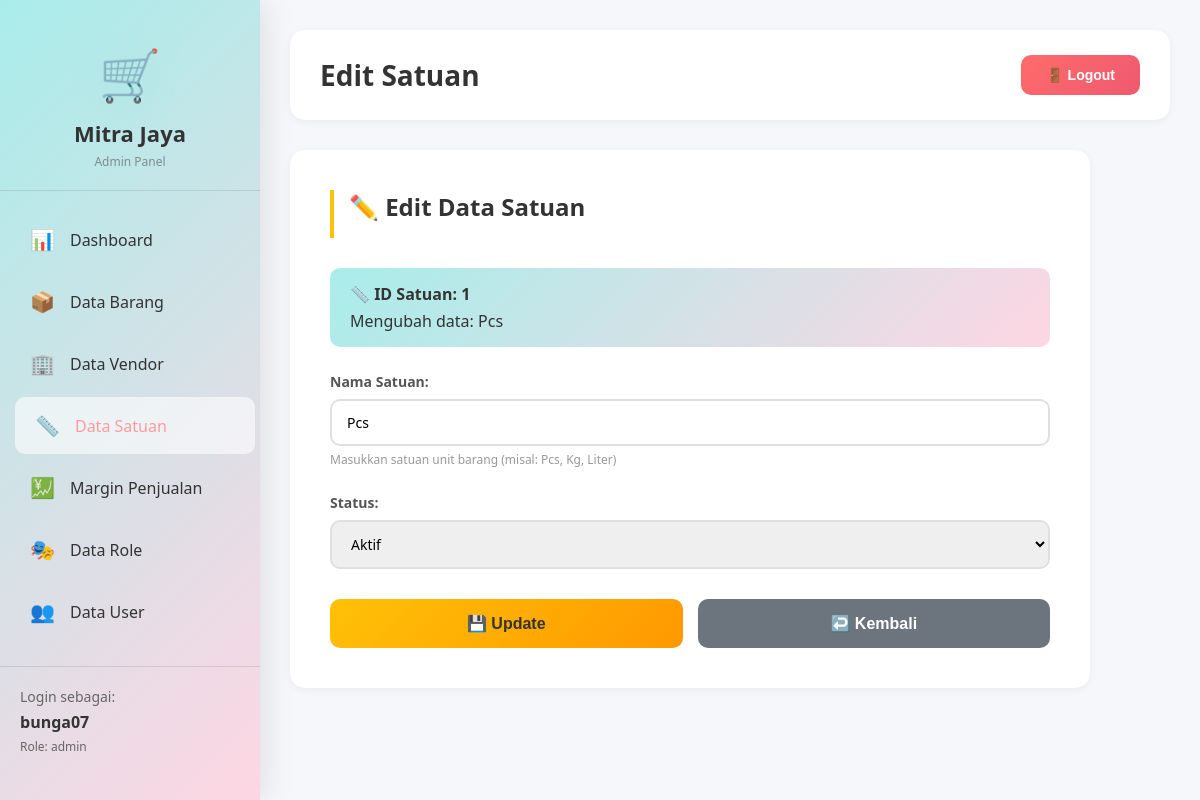
Screenshot of /satuan/updatesatuan.php?id=1 (signed in) with the database file from the repository.
### tables this page shows
CREATE TABLE `satuan` (
  `idsatuan` int(11) NOT NULL AUTO_INCREMENT,
  `nama_satuan` varchar(45) DEFAULT NULL,
  `status` tinyint(4) DEFAULT 1,
  PRIMARY KEY (`idsatuan`)
);

### satuan/updatesatuan.php (the view, shortened to what this page needs)
<?php
$is_super_admin = ($_SESSION['role_id'] == 2);
$host = 'localhost';
$dbname = 'db_mitrajayasupermarket';
$db_username = 'root';
$db_password = '';
$satuan = null;
try {
    $conn = new PDO("mysql:host=$host;dbname=$dbname", $db_username, $db_password);
    $conn->setAttribute(PDO::ATTR_ERRMODE, PDO::ERRMODE_EXCEPTION);
    $id = $_GET['id'];
    $stmt = $conn->prepare("SELECT * FROM satuan WHERE idsatuan = ?");
    $stmt->execute([$id]);
    $satuan = $stmt->fetch(PDO::FETCH_ASSOC);
} catch(PDOException $e) {
    $error = "Error: " . $e->getMessage();
}
?>
<!DOCTYPE html>
<html lang="id">
<head>
</head>
<body>
    <div class="sidebar">
        <div class="logo">
            <div class="logo-icon">🛒</div>
            <h2>Mitra Jaya</h2>
            <p><?php echo $is_super_admin ? 'Super Admin Panel' : 'Admin Panel'; ?></p>
        </div>
        <ul class="menu">
            <li>
                <a href="../dashboard/<?php echo $is_super_admin ? 'dashboardsuperadmin.php' : 'dashboardadmin.php'; ?>">
                    <span class="menu-icon">📊</span> Dashboard
                </a>
            </li>
            <li><a href="../barang/indexbarang.php"><span class="menu-icon">📦</span> Data Barang</a></li>
            <li><a href="../vendor/indexvendor.php"><span class="menu-icon">🏢</span> Data Vendor</a></li>
            <li><a href="indexsatuan.php" class="active"><span class="menu-icon">📏</span> Data Satuan</a></li>
            <li><a href="../margin_penjualan/indexmargin.php"><span class="menu-icon">💹</span> Margin Penjualan</a></li>
            <li><a href="../role/indexrole.php"><span class="menu-icon">🎭</span> Data Role</a></li>
            <li><a href="../user/indexuser.php"><span class="menu-icon">👥</span> Data User</a></li>
        </ul>
        <div class="user-info">
            <p>Login sebagai:</p>
            <strong><?php echo $_SESSION['username']; ?></strong>
            <p style="margin-top: 5px; font-size: 12px;">Role: <?php echo $_SESSION['role_name']; ?></p>
        </div>
    </div>
    <div class="main-content">
        <div class="header">
            <h1>Edit Satuan</h1>
            <button class="btn-logout" onclick="window.location.href='../login/logout.php'">
                🚪 Logout
            </button>
        </div>
        <div class="form-card">
            <h2 class="page-title">✏️ Edit Data Satuan</h2>
            <div class="info-box">
                <strong>📏 ID Satuan: <?php echo $satuan['idsatuan']; ?></strong>
                Mengubah data: <?php echo htmlspecialchars($satuan['nama_satuan']); ?>
            </div>
            <form method="POST" action="">
                <div class="form-group">
                    <label for="nama_satuan">Nama Satuan:</label>
                    <input type="text" id="nama_satuan" name="nama_satuan" required
                           value="<?php echo htmlspecialchars($satuan['nama_satuan']); ?>"
                           placeholder="Contoh: Pcs, Box, Kg, Liter, Pack">
                    <div class="input-hint">Masukkan satuan unit barang (misal: Pcs, Kg, Liter)</div>
                </div>
                <div class="form-group">
                    <label for="status">Status:</label>
                    <select id="status" name="status" required>
                        <option value="1" <?php echo ($satuan['status'] == 1) ? 'selected' : ''; ?>>Aktif</option>
                    </select>
                </div>
                <div class="button-group">
                    <button type="submit" class="btn btn-warning">
                        💾 Update
                    </button>
                    <button type="button" class="btn btn-secondary" onclick="window.location.href='indexsatuan.php'">
                        ↩️ Kembali
                    </button>
                </div>
            </form>
        </div>
    </div>
</body>
</html>

### satuan/updatesatuan.php (style rules this page uses)
* { margin: 0; padding: 0; box-sizing: border-box; }
body { font-family: 'Segoe UI', Tahoma, Geneva, Verdana, sans-serif; background: #f5f7fa; display: flex; }
.sidebar { width: 260px; background: linear-gradient(135deg, #a8edea 0%, #fed6e3 100%); min-height: 100vh; height: 100vh; color: #333; padding: 20px 0; position: fixed; left: 0; top: 0; box-shadow: 4px 0 30px rgba(0, 0, 0, 0.1); overflow-y: auto; display: flex; flex-direction: column; }
.logo { text-align: center; padding: 20px; border-bottom: 1px solid rgba(0,0,0,0.1); margin-bottom: 20px; }
.logo-icon { font-size: 50px; margin-bottom: 10px; filter: drop-shadow(0 5px 15px rgba(116, 235, 213, 0.3)); }
.logo h2 { font-size: 22px; margin-bottom: 5px; color: #333; }
.logo p { font-size: 12px; opacity: 0.7; color: #666; }
.menu { list-style: none; padding: 0 10px; }
.menu li { margin-bottom: 5px; }
.menu a { display: flex; align-items: center; padding: 15px 20px; color: #333; text-decoration: none; border-radius: 10px; transition: all 0.3s ease; font-weight: 500; }
.menu a:hover, .menu a.active { background: rgba(255,255,255,0.6); color: #ff9a9e; transform: translateX(5px); }
.menu-icon { margin-right: 15px; font-size: 20px; }
.user-info { padding: 20px; border-top: 1px solid rgba(0,0,0,0.1); margin-top: auto; }
.user-info p { font-size: 14px; margin-bottom: 5px; color: #666; }
.user-info strong { font-size: 16px; color: #333; }
.main-content { margin-left: 260px; flex: 1; padding: 30px; }
.header { background: white; padding: 25px 30px; border-radius: 15px; box-shadow: 0 2px 10px rgba(0,0,0,0.05); margin-bottom: 30px; display: flex; justify-content: space-between; align-items: center; }
.header h1 { color: #333; font-size: 28px; }
.btn-logout { background: linear-gradient(135deg, #ff6b6b, #ee5a6f); color: white; border: none; padding: 12px 25px; border-radius: 10px; cursor: pointer; font-size: 14px; font-weight: 600; transition: all 0.3s ease; }
.form-card { background: white; padding: 40px; border-radius: 15px; box-shadow: 0 2px 10px rgba(0,0,0,0.05); max-width: 800px; }
.page-title { font-size: 24px; color: #333; margin-bottom: 30px; padding-bottom: 15px; border-left: 4px solid #ffc107; padding-left: 15px; }
.form-group { margin-bottom: 25px; }
.form-group label { display: block; font-size: 14px; font-weight: 600; color: #555; margin-bottom: 8px; }
.form-group input, .form-group select { width: 100%; padding: 12px 15px; border: 2px solid #e0e0e0; border-radius: 10px; font-size: 14px; transition: all 0.3s ease; font-family: 'Segoe UI', Tahoma, Geneva, Verdana, sans-serif; }
.button-group { display: flex; gap: 15px; margin-top: 30px; }
.btn { flex: 1; padding: 15px; border: none; border-radius: 10px; font-size: 16px; font-weight: 600; cursor: pointer; transition: all 0.3s ease; }
.btn-warning { background: linear-gradient(135deg, #ffc107 0%, #ff9800 100%); color: #333; }
.btn-secondary { background: #6c757d; color: white; }
.input-hint { font-size: 12px; color: #999; margin-top: 5px; }
.info-box { background: linear-gradient(135deg, #a8edea 0%, #fed6e3 100%); padding: 15px 20px; border-radius: 10px; margin-bottom: 25px; color: #333; }
.info-box strong { display: block; margin-bottom: 5px; }

### rows the page displays
satuan: idsatuan "1", nama_satuan "Pcs", status "Aktif"

### other values shown
$_SESSION['username'] "bunga07"
$_SESSION['role_name'] "admin"
